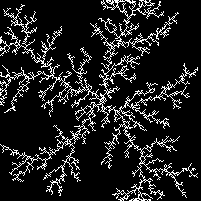
#> input picture dlaoutput.png, 201 x 201 px
$ python predictStickiness.py
#> lines starting #> are read from the running program, lines starting #| are printed output that depends on the picture; long printed decimals are rounded
import imageio
from optparse import OptionParser
parser = OptionParser()
import sys
import numpy as np
usage = "usage: %prog [options] arg1 arg2"

parser.add_option("-f", "--filepath", type="str", help="Input image", dest="inputim", default="dlaoutput.png")
options, arguments = parser.parse_args()
imageMat = imageio.imread(options.inputim)
#> imageMat: shape (201, 201); 12.3% white in thin lines or dots

def convertBinary(imageMat):
	for i in range(len(imageMat)):
		for j in range(len(imageMat)):
			if(imageMat[i][j]==255):
				imageMat[i][j]=1
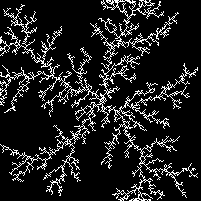
#> imageMat: shape (201, 201); values 0 (black) and 1 (white), 12.3% white in thin lines or dots
	return imageMat

def maxdistFromCentroid(imageMat):
    dist = 0
    cx = 0
    cy = 0
    count = 0
    maxRad = 0
    limit = len(imageMat)
#> limit = 201
    for i in range(0,limit):
        for j in range(0,limit):
            if(imageMat[i][j]==1):
                count = count+1
                cx = cx + i
                cy = cy + j
#> after the loop, count = 4976; cx = 481106; cy = 484861
    cx = int(cx/count)
#> cx = 96
    cy = int(cy/count)
#> cy = 97
    for i in range(0,limit):
        for j in range(0,limit):
            if(imageMat[i][j]==1):
                dist = dist + max(abs(cx-i),abs(cy-j))
#> after the loop, dist = 299489
    dist = (dist/count)**0.5
#> dist = 7.76
    return dist
imageMat = convertBinary(imageMat)
maxdist = maxdistFromCentroid(imageMat)
#> maxdist = 7.76
stickiness = 0.837*maxdist - 6.143
#> stickiness = 0.35
print("Estimated stickiness : ", stickiness)
#| Estimated stickiness :  0.3505
